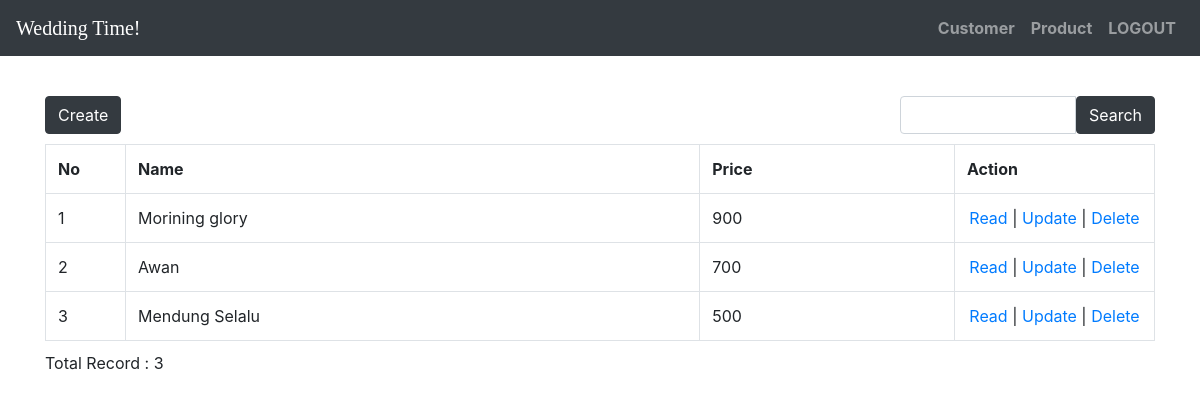
Screenshot of /index.php/product with the database file from the repository.
### tables this page shows
CREATE TABLE `product` (
  `proId` int(128) NOT NULL,
  `proName` varchar(200) NOT NULL,
  `proPrice` int(11) NOT NULL,
  `desId` int(128) NOT NULL
);

### application/controllers/Product.php (called while the page is built, shortened)
<?php
class Product extends CI_Controller
{
    function __construct()
    {
        $this->load->model('Product_model');
        $this->load->library('form_validation');
    }
    public function index()
    {
        $q = urldecode($this->input->get('q', TRUE));
        $start = intval($this->input->get('start'));
        if ($q <> '') {
            $config['base_url'] = base_url() . 'product/index.html?q=' . urlencode($q);
            $config['first_url'] = base_url() . 'product/index.html?q=' . urlencode($q);
        } else {
            $config['base_url'] = base_url() . 'product/index.html';
            $config['first_url'] = base_url() . 'product/index.html';
        }
        $config['per_page'] = 10;
        $config['page_query_string'] = TRUE;
        $config['total_rows'] = $this->Product_model->total_rows($q);
        $product = $this->Product_model->get_limit_data($config['per_page'], $start, $q);
        $this->load->library('pagination');
        $this->pagination->initialize($config);
        $data = array(
            'product_data' => $product,
            'q' => $q,
            'pagination' => $this->pagination->create_links(),
            'total_rows' => $config['total_rows'],
            'start' => $start,
        );
        $this->load->view('product/product_list', $data);
    }
}

### index.php (called while the page is built, shortened)
<?php
require_once BASEPATH.'core/CodeIgniter.php';

### application/config/config.php (called while the page is built, shortened)
<?php
$config['base_url'] = 'http://localhost/wedding/';
$config['index_page'] = '';
$config['uri_protocol']    = 'REQUEST_URI';
$config['url_suffix'] = '.html';
$config['language']    = 'english';
$config['charset'] = 'UTF-8';
$config['enable_hooks'] = FALSE;
$config['subclass_prefix'] = 'MY_';
$config['composer_autoload'] = FALSE;
$config['permitted_uri_chars'] = 'a-z 0-9~%.:_\-';
$config['enable_query_strings'] = FALSE;
$config['controller_trigger'] = 'c';
$config['function_trigger'] = 'm';
$config['directory_trigger'] = 'd';
$config['allow_get_array'] = TRUE;
$config['log_threshold'] = 0;
$config['log_path'] = '';
$config['log_file_extension'] = '';
$config['log_file_permissions'] = 0644;
$config['log_date_format'] = 'Y-m-d H:i:s';
$config['error_views_path'] = '';
$config['cache_path'] = '';
$config['cache_query_string'] = FALSE;
$config['encryption_key'] = 'web';
$config['sess_driver'] = 'files';
$config['sess_cookie_name'] = 'ci_session';
$config['sess_expiration'] = 7200;
$config['sess_save_path'] = NULL;
$config['sess_match_ip'] = FALSE;
$config['sess_time_to_update'] = 300;
$config['sess_regenerate_destroy'] = FALSE;
$config['cookie_prefix']    = '';
$config['cookie_domain']    = '';
$config['cookie_path']        = '/';
$config['cookie_secure']    = FALSE;
$config['cookie_httponly']     = FALSE;
$config['standardize_newlines'] = FALSE;
$config['global_xss_filtering'] = FALSE;
$config['csrf_protection'] = FALSE;
$config['csrf_token_name'] = 'csrf_test_name';
$config['csrf_cookie_name'] = 'csrf_cookie_name';
$config['csrf_expire'] = 7200;
$config['csrf_regenerate'] = TRUE;
$config['csrf_exclude_uris'] = array();
$config['compress_output'] = FALSE;
$config['time_reference'] = 'local';
$config['rewrite_short_tags'] = FALSE;
$config['proxy_ips'] = '';

### application/models/Product_model.php (called while the page is built, shortened)
<?php
class Product_model extends CI_Model
{
    public $table = 'product';
    public $id = 'proId';
    public $order = 'DESC';
    function total_rows($q = NULL)
    {
        $this->db->like('proId', $q);
        $this->db->or_like('proName', $q);
        $this->db->or_like('proPrice', $q);
        $this->db->or_like('desId', $q);
        $this->db->from($this->table);
        return $this->db->count_all_results();
    }
    function get_limit_data($limit, $start = 0, $q = NULL)
    {
        $this->db->order_by($this->id, $this->order);
        $this->db->like('proId', $q);
        $this->db->or_like('proName', $q);
        $this->db->or_like('proPrice', $q);
        $this->db->or_like('desId', $q);
        $this->db->limit($limit, $start);
        return $this->db->get($this->table)->result();
    }
}

### application/views/product/product_list.php (the view, shortened to what this page needs)
<!DOCTYPE html>
<html lang="en">
<head>
    <link rel="stylesheet" href="https://stackpath.bootstrapcdn.com/bootstrap/4.3.1/css/bootstrap.min.css">
    <link rel="stylesheet" href="path/to/font-awesome/css/font-awesome.min.css">
    <link rel="stylesheet" href="https://use.fontawesome.com/releases/v5.8.1/css/all.css">
</head>
<body>
    <nav class="navbar navbar-expand-lg navbar-dark bg-dark fixed-top">
        <a class="navbar-brand" href="<?= base_url('staffdash'); ?>"><span style="color:white;font-family: cursive;">Wedding Time!</span></a>
        <div class="collapse navbar-collapse" id="navbarResponsive">
            <ul class="navbar-nav ml-auto">
                <li class="nav-item">
                    <a class="nav-link" href="<?= base_url('customer'); ?>">Customer</a>
                </li>
                <li class="nav-item">
                    <a class="nav-link" href="<?= base_url('product'); ?>">Product</a>
                </li>
                <li class="nav-item">
                    <a class="nav-link" href="<?= base_url('login/logout'); ?>">LOGOUT</a>
                </li>
            </ul>
        </div>
    </nav>
    <br><br><br><br>
    <div class="container">
        <div class="row" style="margin-bottom: 10px">
            <div class="col-md-4">
                <?php echo anchor(site_url('product/create'), 'Create', 'class="btn btn-dark"'); ?>
            </div>
            <div class="col-md-4 text-center">
            </div>
            <div class="col-md-1 text-right">
            </div>
            <div class="col-md-3 text-right">
                <form action="<?php echo site_url('product/index'); ?>" class="form-inline" method="get">
                    <div class="input-group">
                        <input type="text" class="form-control" name="q" value="<?php echo $q; ?>">
                        <span class="group-btn">
                            <button class="btn btn-dark" type="submit">Search</button>
                        </span>
                    </div>
                </form>
            </div>
        </div>
        <table class="table table-bordered" style="margin-bottom: 10px">
            <tr>
                <th>No</th>
                <th>Name</th>
                <th>Price</th>
                <th>Action</th>
            </tr><?php
                    foreach ($product_data as $product) {
                    ?>
                <tr>
                    <td width="80px"><?php echo ++$start ?></td>
                    <td><?php echo $product->proName ?></td>
                    <td><?php echo $product->proPrice ?></td>
                    <td style="text-align:center" width="200px">
                        <?php
                        echo anchor(site_url('product/read/' . $product->proId), 'Read');
                        echo ' | ';
                        echo anchor(site_url('product/update/' . $product->proId), 'Update');
                        echo ' | ';
                        echo anchor(site_url('product/delete/' . $product->proId), 'Delete', 'onclick="javasciprt: return confirm(\'Are You Sure ?\')"');
                        ?>
                    </td>
                </tr>
            <?php
                    }
            ?>
        </table>
        <div class="row">
            <div class="col-md-6">
                <p>Total Record : <?php echo $total_rows ?>
            </div>
            <div class="col-md-6 text-right">
            </div>
        </div>
    </div>
</body>
</html>

### application/views/product/product_list.php (style rules this page uses)
body { background-repeat: no-repeat; background-attachment: fixed; background-position: center; }
ul li { list-style: none; }
ul li a { color: black; font-weight: bold; }

### rows the page displays
product: proName "Morining glory", proPrice "900", proId "Read", proId "Update", proId "Delete"
product: proName "Awan", proPrice "700", proId "Read", proId "Update", proId "Delete"
product: proName "Mendung Selalu", proPrice "500", proId "Read", proId "Update", proId "Delete"

### other values shown
anchor(site_url('product/create'), 'Create', 'class="btn btn-dark"') "Create"
$total_rows "3"
